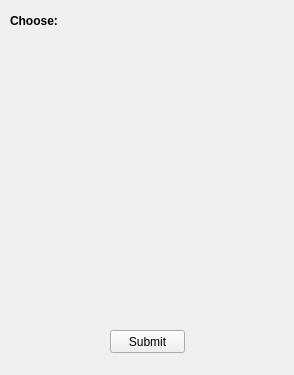
<?xml version="1.0" encoding="UTF-8"?>
<ui version="4.0">
 <class>Form</class>
 <widget class="QWidget" name="Form">
  <property name="geometry">
   <rect>
    <x>0</x>
    <y>0</y>
    <width>294</width>
    <height>375</height>
   </rect>
  </property>
  <property name="windowTitle">
   <string>Form</string>
  </property>
  <widget class="QPushButton" name="submit_button">
   <property name="geometry">
    <rect>
     <x>110</x>
     <y>330</y>
     <width>75</width>
     <height>23</height>
    </rect>
   </property>
   <property name="text">
    <string>Submit</string>
   </property>
  </widget>
  <widget class="QLabel" name="choices_label">
   <property name="geometry">
    <rect>
     <x>10</x>
     <y>10</y>
     <width>261</width>
     <height>21</height>
    </rect>
   </property>
   <property name="sizePolicy">
    <sizepolicy hsizetype="Maximum" vsizetype="Maximum">
     <horstretch>0</horstretch>
     <verstretch>0</verstretch>
    </sizepolicy>
   </property>
   <property name="font">
    <font>
     <weight>75</weight>
     <bold>true</bold>
    </font>
   </property>
   <property name="text">
    <string>Choose:  </string>
   </property>
   <property name="scaledContents">
    <bool>false</bool>
   </property>
   <property name="wordWrap">
    <bool>true</bool>
   </property>
   <property name="margin">
    <number>0</number>
   </property>
  </widget>
  <widget class="QWidget" name="verticalLayoutWidget">
   <property name="geometry">
    <rect>
     <x>10</x>
     <y>80</y>
     <width>261</width>
     <height>231</height>
    </rect>
   </property>
   <layout class="QVBoxLayout" name="skills_layout"/>
  </widget>
 </widget>
 <resources/>
 <connections/>
</ui>
